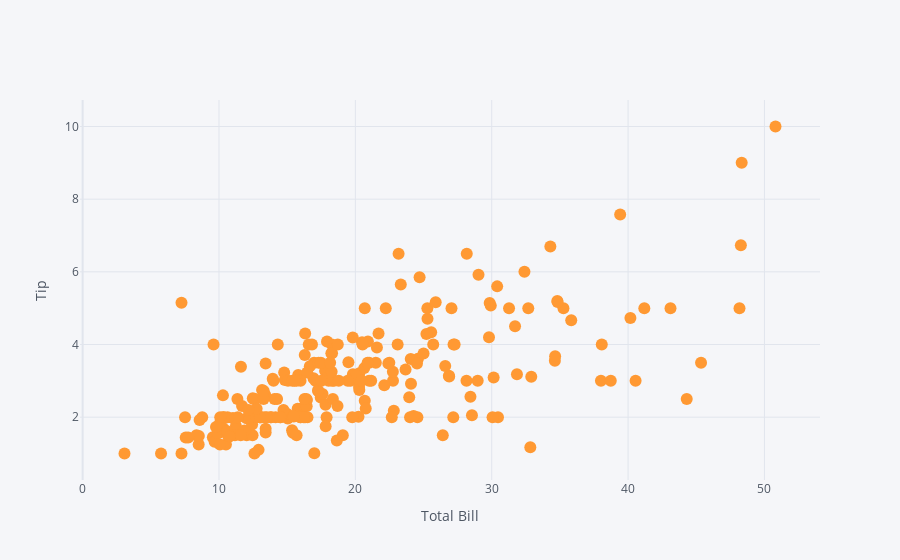

The cell this chart's notebook holds for it:
### Code cell
df2[["total_bill","tip"]].iplot(x = "total_bill", y= "tip", mode= "markers",xTitle ="Total Bill", yTitle= "Tip")

### Figure 1 — Plotly figure (JSON) as saved in the notebook; plotly's stock layout.template omitted (floating-point values rounded to 4 significant figures; data arrays with more than 128 entries replaced by an {"elided": "..."} marker saying what was removed)
{"data": [{"line": {"color": "rgba(255, 153, 51, 1.0)", "dash": "solid", "shape": "linear", "width": 1.3}, "marker": {"size": 12, "symbol": "circle"}, "mode": "markers", "name": "tip", "text": "", "type": "scatter", "x": {"elided": "244 float values"}, "y": {"elided": "244 float values"}}], "layout": {"legend": {"bgcolor": "#F5F6F9", "font": {"color": "#4D5663"}}, "paper_bgcolor": "#F5F6F9", "plot_bgcolor": "#F5F6F9", "title": {"font": {"color": "#4D5663"}}, "xaxis": {"gridcolor": "#E1E5ED", "showgrid": true, "tickfont": {"color": "#4D5663"}, "title": {"font": {"color": "#4D5663"}, "text": "Total Bill"}, "zerolinecolor": "#E1E5ED"}, "yaxis": {"gridcolor": "#E1E5ED", "showgrid": true, "tickfont": {"color": "#4D5663"}, "title": {"font": {"color": "#4D5663"}, "text": "Tip"}, "zerolinecolor": "#E1E5ED"}}}
